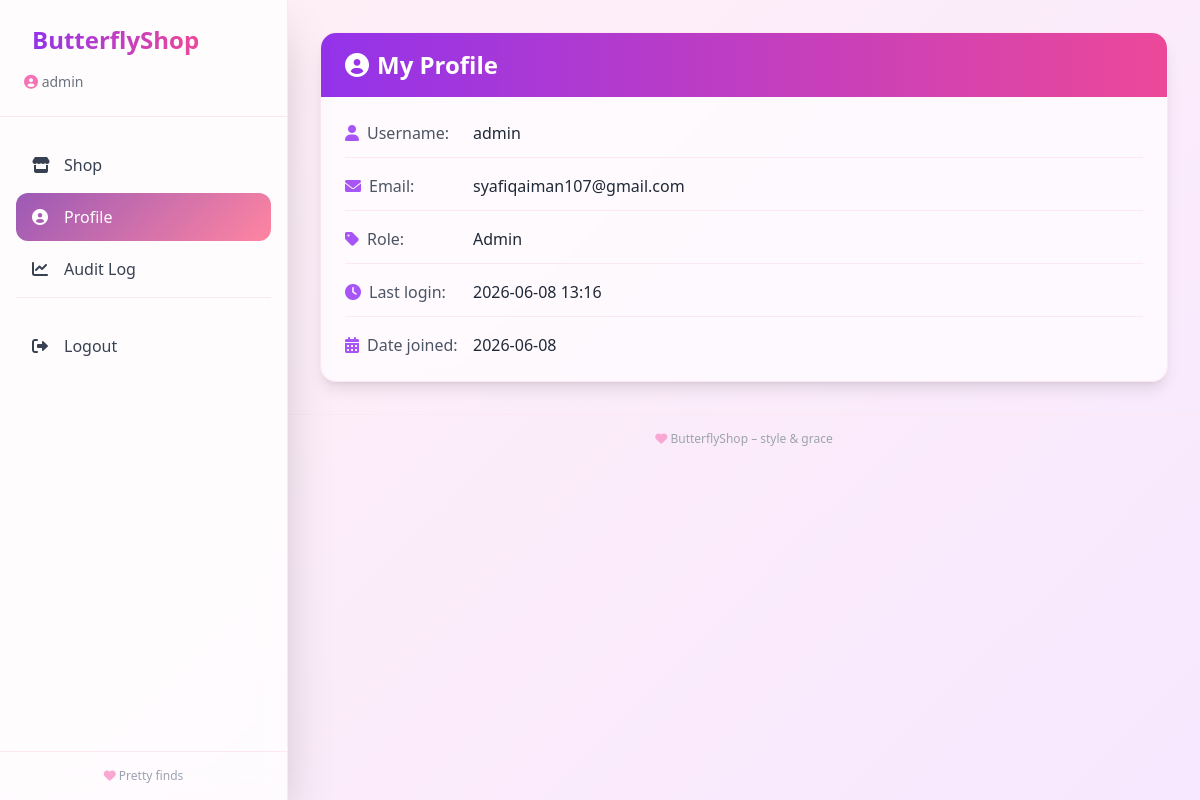
Before: /profile/ (signed in) with the older database file.
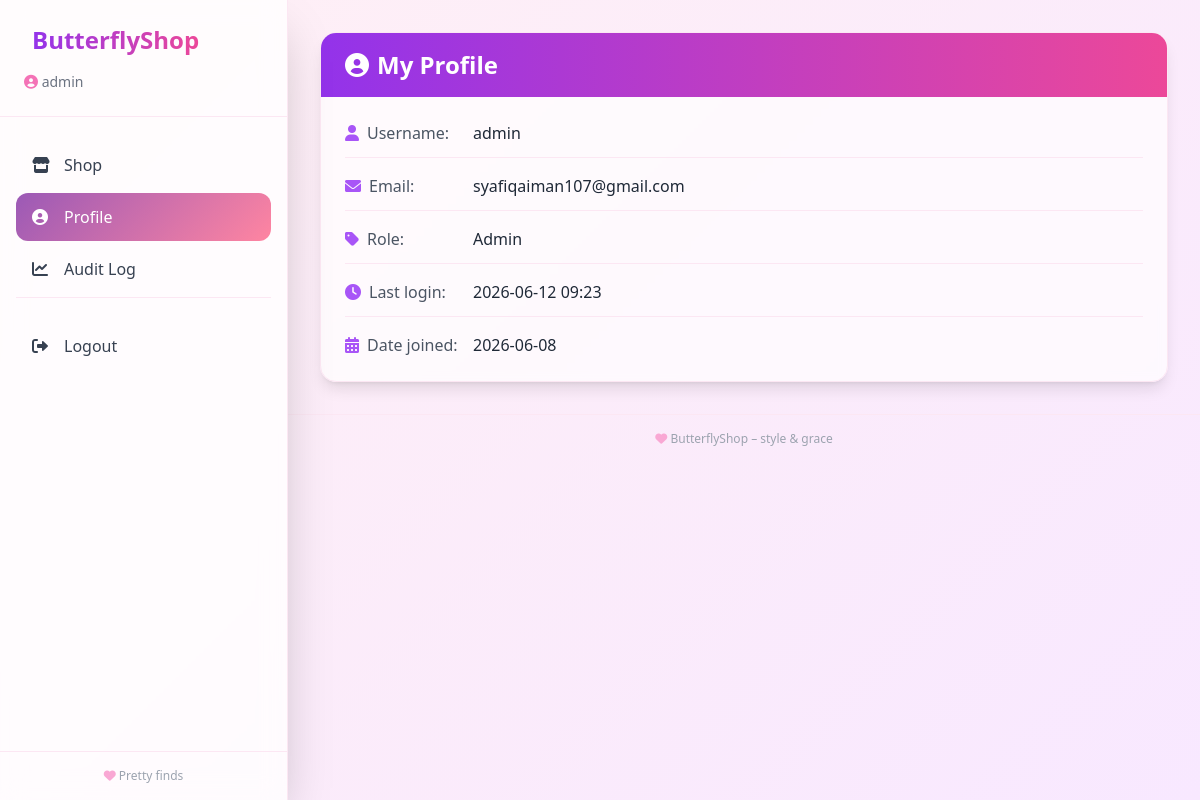
After: the same page with the newer database file.
### accounts/models.py (models this page shows, shortened)
class User(AbstractUser):
    ROLE_CHOICES = (
        ('admin', 'Admin'),
        ('user', 'Normal User'),
    )
    role = models.CharField(max_length=10, choices=ROLE_CHOICES, default='user')

### accounts/views.py (the view)
# urls.py: path('profile/', accounts_views.profile, name='profile'),
@login_required
def profile(request):
    return render(request, 'accounts/profile.html')

### templates/accounts/profile.html (shortened to what this page needs)
{% extends 'base.html' %}
{% load static %}
{% block content %}
<div class="max-w-4xl mx-auto">
    <div class="bg-white/70 backdrop-blur-sm rounded-2xl shadow-lg overflow-hidden border border-pink-100">
        <div class="bg-gradient-to-r from-purple-600 to-pink-500 px-6 py-4">
            <h1 class="text-2xl font-bold text-white flex items-center gap-2">
                <i class="fas fa-user-circle"></i> My Profile
            </h1>
        </div>
        <div class="p-6">
            <div class="space-y-4">
                <div class="flex flex-col sm:flex-row sm:items-center border-b border-pink-100 pb-3">
                    <span class="text-gray-600 w-32 font-medium"><i class="fas fa-user text-purple-500 mr-2"></i>Username:</span>
                    <span class="text-gray-800">{{ user.username }}</span>
                </div>
                <div class="flex flex-col sm:flex-row sm:items-center border-b border-pink-100 pb-3">
                    <span class="text-gray-600 w-32 font-medium"><i class="fas fa-envelope text-purple-500 mr-2"></i>Email:</span>
                    <span class="text-gray-800">{{ user.email|default:"Not provided" }}</span>
                </div>
                <div class="flex flex-col sm:flex-row sm:items-center border-b border-pink-100 pb-3">
                    <span class="text-gray-600 w-32 font-medium"><i class="fas fa-tag text-purple-500 mr-2"></i>Role:</span>
                    <span class="text-gray-800 capitalize">{{ user.role }}</span>
                </div>
                <div class="flex flex-col sm:flex-row sm:items-center border-b border-pink-100 pb-3">
                    <span class="text-gray-600 w-32 font-medium"><i class="fas fa-clock text-purple-500 mr-2"></i>Last login:</span>
                    <span class="text-gray-800">{{ user.last_login|date:"Y-m-d H:i"|default:"Never" }}</span>
                </div>
                <div class="flex flex-col sm:flex-row sm:items-center">
                    <span class="text-gray-600 w-32 font-medium"><i class="fas fa-calendar-alt text-purple-500 mr-2"></i>Date joined:</span>
                    <span class="text-gray-800">{{ user.date_joined|date:"Y-m-d" }}</span>
                </div>
            </div>
        </div>
    </div>
</div>
{% endblock %}

### templates/base.html (shortened to what this page needs)
<!DOCTYPE html>
<html lang="en">
<head>
    <script src="https://cdn.tailwindcss.com"></script>
    <link rel="stylesheet" href="https://cdnjs.cloudflare.com/ajax/libs/font-awesome/6.0.0-beta3/css/all.min.css">
</head>
<body class="font-sans antialiased">
<div class="flex min-h-screen">
    <aside class="fixed inset-y-0 left-0 z-40 w-72 bg-white/80 backdrop-blur-md shadow-2xl border-r border-pink-100 flex flex-col sidebar-scroll overflow-y-auto transition-transform duration-300 -translate-x-full lg:translate-x-0">
        <div class="p-6 border-b border-pink-100">
            <a href="{% url 'inventory:item_list' %}" class="flex items-center space-x-2 text-2xl font-bold">
                <span class="bg-gradient-to-r from-purple-600 to-pink-500 bg-clip-text text-transparent">ButterflyShop</span>
            </a>
            {% if user.is_authenticated %}
                <div class="mt-4 text-sm text-gray-500">
                    <i class="fas fa-user-circle text-pink-400"></i> {{ user.username }}
                </div>
            {% endif %}
        </div>
        <nav class="flex-1 py-6 px-4 space-y-1">
            {% if user.is_authenticated %}
                <a href="{% url 'inventory:item_list' %}"
                   class="sidebar-link flex items-center space-x-3 px-4 py-3 rounded-xl text-gray-700 {% if request.resolver_match.url_name == 'item_list' or 'inventory' in request.path %}active{% endif %}">
                    <i class="fas fa-store w-5"></i>
                    <span>Shop</span>
                </a>
                <a href="{% url 'profile' %}"
                   class="sidebar-link flex items-center space-x-3 px-4 py-3 rounded-xl text-gray-700 {% if request.resolver_match.url_name == 'profile' %}active{% endif %}">
                    <i class="fas fa-user-circle w-5"></i>
                    <span>Profile</span>
                </a>
                {% if user.role == 'admin' %}
                <a href="{% url 'audit_log' %}"
                   class="sidebar-link flex items-center space-x-3 px-4 py-3 rounded-xl text-gray-700 {% if request.resolver_match.url_name == 'audit_log' %}active{% endif %}">
                    <i class="fas fa-chart-line w-5"></i>
                    <span>Audit Log</span>
                </a>
                {% endif %}
                <div class="pt-6 mt-6 border-t border-pink-100">
                    <form method="post" action="{% url 'logout' %}" class="w-full">
                        <button type="submit" class="sidebar-link flex items-center space-x-3 px-4 py-3 rounded-xl text-gray-700 w-full text-left hover:bg-red-50 hover:text-red-600">
                            <i class="fas fa-sign-out-alt w-5"></i>
                            <span>Logout</span>
                        </button>
                    </form>
                </div>
            {% endif %}
        </nav>
        <div class="p-4 border-t border-pink-100 text-center text-xs text-gray-400">
            <i class="fas fa-heart text-pink-300"></i> Pretty finds
        </div>
    </aside>
    <main class="flex-1 lg:ml-72 min-h-screen">
        <div class="p-4 md:p-8">
            {% block content %}
            {% endblock %}
        </div>
        <footer class="border-t border-pink-100 py-4 text-center text-gray-400 text-xs">
            <i class="fas fa-heart text-pink-300"></i> ButterflyShop – style & grace
        </footer>
    </main>
</div>
</body>
</html>

Changed rows visible on the page:
changed User "admin": last_login "2026-06-08 13:16" → "2026-06-12 09:23"
